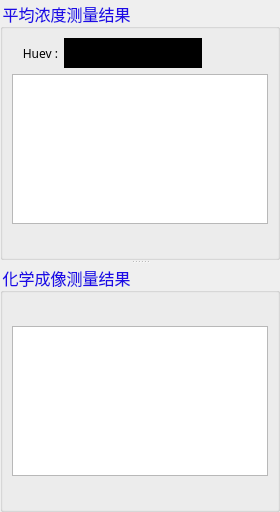
      <widget class="QSplitter" name="splitter_6">
       <property name="orientation">
        <enum>Qt::Vertical</enum>
       </property>
       <widget class="QGroupBox" name="groupBox_6">
        <property name="font">
         <font>
          <family>Microsoft YaHei</family>
          <pointsize>12</pointsize>
         </font>
        </property>
        <property name="styleSheet">
         <string notr="true">QGroupBox::title{
font-weight:bold;
color:rgb(30,10,230)
}
</string>
        </property>
        <property name="title">
         <string>平均浓度测量结果</string>
        </property>
        <layout class="QVBoxLayout" name="verticalLayout_6" stretch="0,1,0">
         <item>
          <layout class="QHBoxLayout" name="horizontalLayout_15" stretch="1,3,1">
           <item>
            <widget class="QLabel" name="label_14">
             <property name="font">
              <font>
               <family>Microsoft YaHei</family>
               <pointsize>9</pointsize>
              </font>
             </property>
             <property name="text">
              <string>Huev :</string>
             </property>
             <property name="alignment">
              <set>Qt::AlignRight|Qt::AlignTrailing|Qt::AlignVCenter</set>
             </property>
            </widget>
           </item>
           <item>
            <widget class="QLabel" name="label_37">
             <property name="minimumSize">
              <size>
               <width>0</width>
               <height>30</height>
              </size>
             </property>
             <property name="font">
              <font>
               <family>Arial</family>
               <pointsize>16</pointsize>
               <weight>50</weight>
               <bold>false</bold>
              </font>
             </property>
             <property name="styleSheet">
              <string notr="true">QLabel{background-color:rgb(0,0,0);
color: '#7FFF00'
}</string>
             </property>
             <property name="text">
              <string>0.00</string>
             </property>
             <property name="alignment">
              <set>Qt::AlignCenter</set>
             </property>
            </widget>
           </item>
           <item>
            <widget class="QLabel" name="label_32">
             <property name="minimumSize">
              <size>
               <width>60</width>
               <height>0</height>
              </size>
             </property>
             <property name="font">
              <font>
               <family>Microsoft YaHei</family>
               <pointsize>9</pointsize>
              </font>
             </property>
             <property name="text">
              <string/>
             </property>
            </widget>
           </item>
          </layout>
         </item>
         <item>
          <widget class="QGraphicsView" name="graphicsView1">
           <property name="minimumSize">
            <size>
             <width>200</width>
             <height>150</height>
            </size>
           </property>
          </widget>
         </item>
         <item>
          <widget class="QLabel" name="label_35">
           <property name="font">
            <font>
             <family>Adobe Devanagari</family>
             <pointsize>10</pointsize>
            </font>
           </property>
           <property name="text">
            <string/>
           </property>
          </widget>
         </item>
        </layout>
       </widget>
       <widget class="QGroupBox" name="groupBox_7">
        <property name="font">
         <font>
          <family>Microsoft YaHei</family>
          <pointsize>12</pointsize>
         </font>
        </property>
        <property name="styleSheet">
         <string notr="true">QGroupBox::title{
font-weight:bold;
color:rgb(30,10,230)
}
</string>
        </property>
        <property name="title">
         <string>化学成像测量结果</string>
        </property>
        <layout class="QVBoxLayout" name="verticalLayout_9" stretch="0,1,0,0">
         <item>
          <widget class="QLabel" name="label_34">
           <property name="font">
            <font>
             <family>Adobe Devanagari</family>
             <pointsize>10</pointsize>
            </font>
           </property>
           <property name="text">
            <string/>
           </property>
          </widget>
         </item>
         <item>
          <widget class="QGraphicsView" name="graphicsView2">
           <property name="minimumSize">
            <size>
             <width>200</width>
             <height>150</height>
            </size>
           </property>
          </widget>
         </item>
         <item>
          <layout class="QHBoxLayout" name="horizontalLayout_56"/>
         </item>
         <item>
          <widget class="QLabel" name="label_36">
           <property name="font">
            <font>
             <family>Adobe Devanagari</family>
             <pointsize>10</pointsize>
            </font>
           </property>
           <property name="text">
            <string/>
           </property>
          </widget>
         </item>
        </layout>
       </widget>
      </widget>
